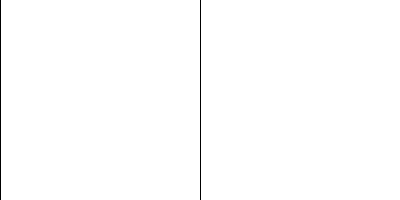
#> input picture search_and_rescue/maps/graph_nav.pgm, 400 x 200 px
$ python main.py
#> lines starting #> are read from the running program, lines starting #| are printed output that depends on the picture; after the words box and inside, x2 and y2 are one past the last pixel; in counts of white or black regions, pixels touching at a corner belong together
### search_and_rescue/graph_based_navigation/multiastar.py
import numpy as np
import heapq


def heuristic(a, b):
    """
    Calculates the Euclidean distance between two points.

    Parameters:
    a, b (tuple): The points to calculate the distance between.

    Returns:
    float: The Euclidean distance between the points.
    """
    return np.linalg.norm(np.array(a) - np.array(b))


def a_star_modified(graph, start, goal, visited):
    """
    Performs a modified A* search on the graph from start to goal, skipping nodes that have already been visited.

    Parameters:
    graph (networkx.Graph): The graph to search.
    start (tuple): The start node.
    goal (tuple): The goal node.
    visited (set): The set of nodes that have already been visited.

    Returns:
    list: The path from start to goal.
    """
    frontier = [(0, start)]
    came_from = {start: None}
    cost_so_far = {start: 0}

    while frontier:
        # Get the node with the lowest cost
        _, current = heapq.heappop(frontier)

        if current == goal:
            break

        # loop through neighbors
        for next_node in graph.neighbors(current):
            if next_node in visited:
                continue  # Skip visited nodes

            # Calculate cost to reach neighbor
            new_cost = cost_so_far[current] + 1  # Assuming uniform cost
            if next_node not in cost_so_far or new_cost < cost_so_far[next_node]:
                # update cost to reach neighbor
                cost_so_far[next_node] = new_cost
                # update priority of neighbor
                priority = new_cost + heuristic(goal, next_node)

                heapq.heappush(frontier, (priority, next_node))
                came_from[next_node] = current

    # Reconstruct path
    current = goal
    path = []
    while current != start:
        path.append(current)
        current = came_from[current]
    path.append(start)
    path.reverse()
    return path


def multi_agent_a_star(graph, agents_start, agents_goal):
    """
    Performs A* search for multiple agents on the graph from their respective start to goal nodes.

    Parameters:
    graph (networkx.Graph): The graph to search.
    agents_start (list): The list of start nodes for each agent.
    agents_goal (list): The list of goal nodes for each agent.

    Returns:
    dict: The paths from start to goal for each agent. The keys are the agent IDs and the values are the paths.
    """
    visited = set()
    paths = {}
    for agent_id, (start, goal) in enumerate(zip(agents_start, agents_goal)):
        path = a_star_modified(graph, start, goal, visited)
        for node in path:
            visited.add(node)
        paths[agent_id] = path

    return paths

### search_and_rescue/graph_based_navigation/main.py
import networkx as nx
import numpy as np
import cv2
from multiastar import multi_agent_a_star
import matplotlib.pyplot as plt


def modify_map(arr):
    """
    Modifies the input array to create openings in the wall.

    Parameters:
    arr (numpy.ndarray): The input array representing the map.

    Returns:
    numpy.ndarray: The modified array.
    """
    # create openings in the wall
    arr[10:20, 200] = 255
    arr[60:70, 200] = 255

    return arr


def colors_to_rgb(clr):
    """
    TODO: Find a better way to do this.
    Converts color abbreviations to their corresponding RGB values.

    Parameters:
    clr (str): The color abbreviation.

    Returns:
    tuple: The corresponding RGB values.
    """
    if clr == 'r':
        return (255, 0, 0)
    elif clr == 'b':
        return (0, 0, 255)
    elif clr == 'g':
        return (0, 255, 0)
    elif clr == 'c':
        return (0, 255, 255)
    elif clr == 'm':
        return (255, 0, 255)
    elif clr == 'y':
        return (255, 255, 0)
    elif clr == 'k':
        return (0, 0, 0)
    elif clr == 'w':
        return (255, 255, 255)
    return (0, 0, 0)


def image_to_graph(image_path):
    """
    Converts an image to a graph where each white pixel is a node.
    Avoids black pixels (obstacles).

    Parameters:
    image_path (str): The path to the image file.

    Returns:
    networkx.Graph: The resulting graph.
    """
#> called with image_path = '../maps/graph_nav.pgm'
    arr = cv2.imread(image_path)
#> arr is the input picture: shape (200, 400, 3); 99.5% white; black in thin lines or dots, all inside (x1, y1, x2, y2) = (0, 0, 201, 200)
    arr = cv2.cvtColor(arr, cv2.COLOR_BGR2GRAY)

    arr = modify_map(arr)

    graph = nx.Graph()

    rows, cols = arr.shape
#> rows = 200; cols = 400
    for i in range(rows):
        for j in range(cols):
            if arr[i, j] > 0:  # White pixel, add node
                graph.add_node((i, j))
                if i > 0 and arr[i - 1, j] > 0:  # Connect to upper node
                    graph.add_edge((i, j), (i - 1, j))
                if j > 0 and arr[i, j - 1] > 0:  # Connect to left node
                    graph.add_edge((i, j), (i, j - 1))

    return graph


MAP_PATH = '../maps/graph_nav.pgm'

graph = image_to_graph(MAP_PATH)

# define the start and goal nodes for each agent
agents_start = [(15, 10), (55, 10), (45, 10)]
agents_goal = [(55, 210), (15, 210), (35, 210)]

paths = multi_agent_a_star(graph, agents_start, agents_goal)

markers = ['o', 'x', 'v', '^', '<', '>', 's', 'p', '*', 'h', 'H', 'D', 'd']
colors = ['r', 'b', 'k', 'c', 'm', 'y', 'g', 'w']

# visualize the paths
arr = cv2.imread(MAP_PATH)
arr = modify_map(arr)
for agent_id, path in paths.items():
    for node in path:
        arr[node] = colors_to_rgb(colors[agent_id])
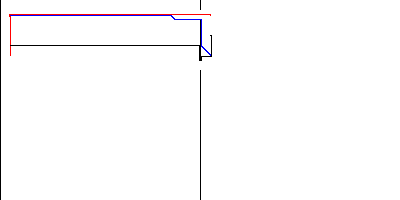
#> arr: shape (200, 400, 3); mean B, G, R 252.2, 251.5, 252.2

# plot the image
plt.imshow(arr)

for agent in range(len(agents_start)):
    plt.scatter(agents_start[agent][1], agents_start[agent][0],
                c=colors[agent], marker=markers[agent], label=f'Agent {agent} Start')
    plt.scatter(agents_goal[agent][1], agents_goal[agent][0],
                c=colors[agent], marker=markers[agent], label=f'Agent {agent} Goal')

plt.legend()
plt.show()
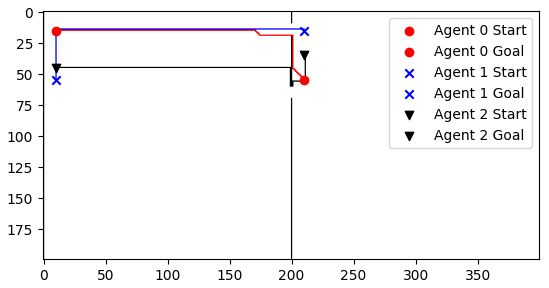
#> figure drawn by matplotlib, 1 panel; B, G, R data is drawn as R, G, B
